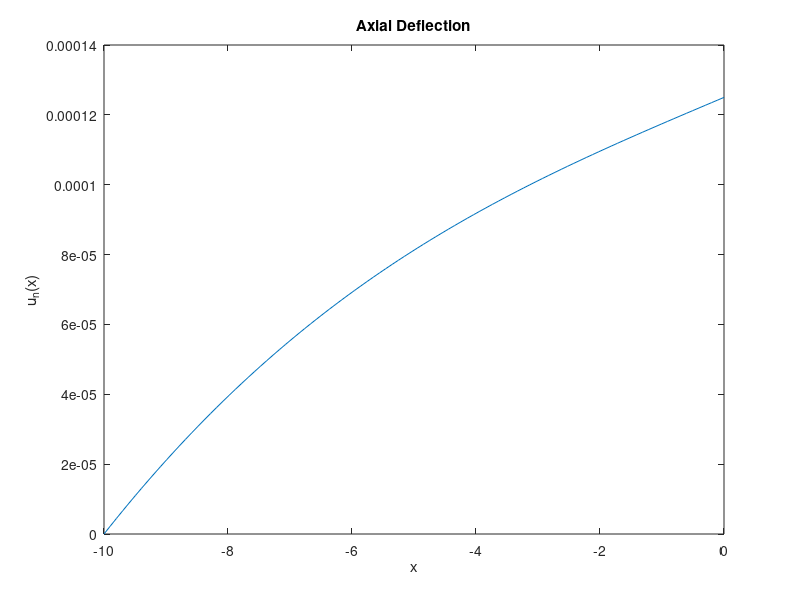
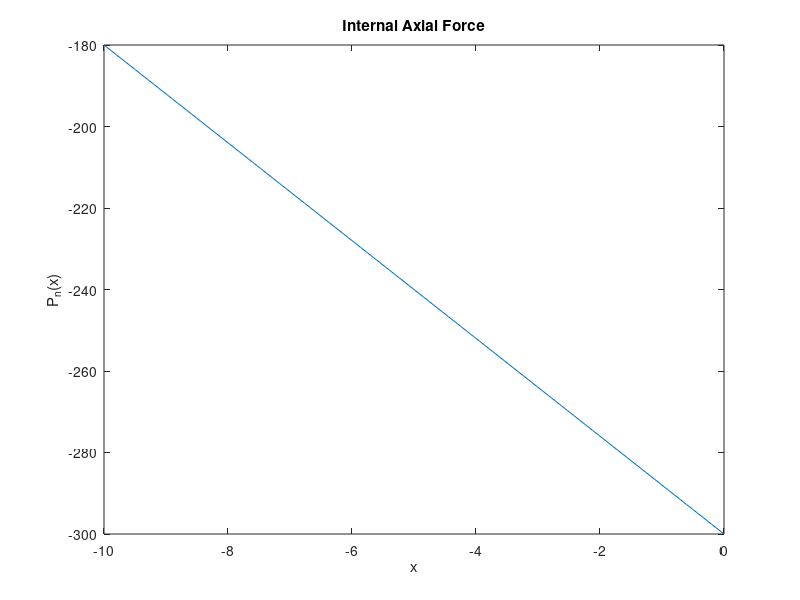

Write MATLAB code to recreate these figures, in order.
%% MEGN 515 HW 1 Problem 1
%Nicole Thomas

L = 10;
x = linspace(-L,0);
EA = 40*10^6;
 
u_x = (1/(EA))*(2*x.^3 +300.*x + 5000);
P_x = -12*x - 300;

plot(x,u_x)
title('Axial Deflection')
xlabel('x')
ylabel('u_n(x)')

figure
plot(x,P_x)
title('Internal Axial Force')
xlabel('x')
ylabel('P_n(x)')
